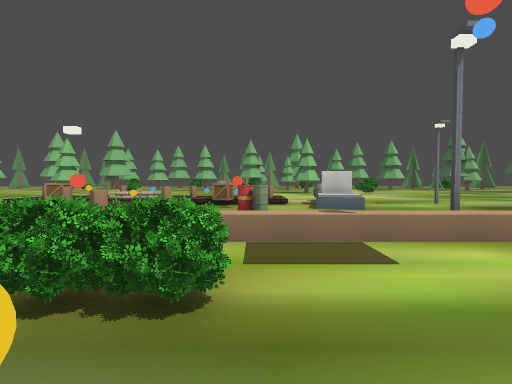
[1] (above)

16 first-person views from a walk through a level from a Godot 3-D game. The camera is 1.3 m above the floor, tilts 2° down and sees 85° across. The floor is counted in squares, 2 m on a side. Each view is taken from the middle of a square. On the plan, view 1 faces up. The plan holds only what a view shows up to about 9 squares ahead; the rest is blank. The place goes on beyond the plan. Door leaves are left out where a doorway can be walked through. Some surface patterns are stand-ins.

[2]
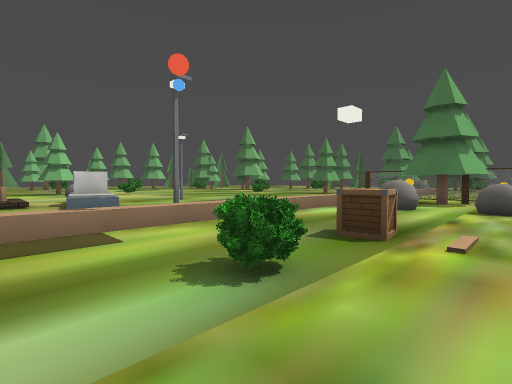

[3]
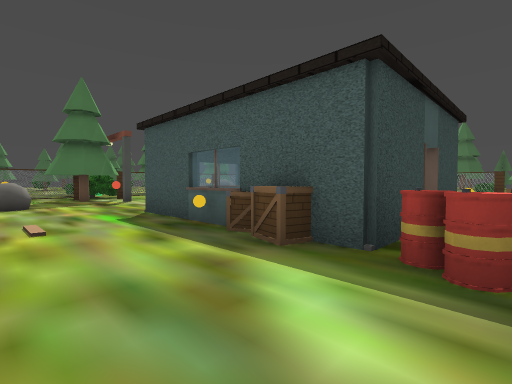

[4]
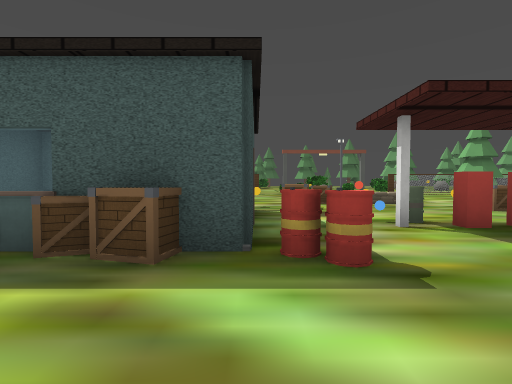

[5]
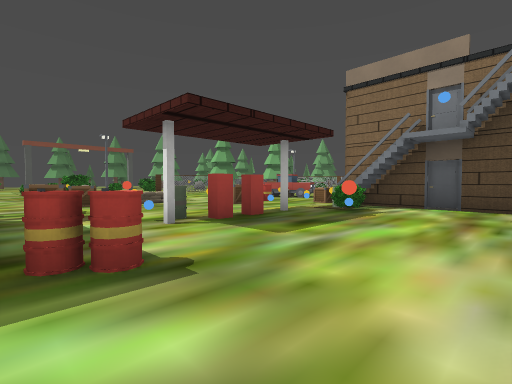

[6]
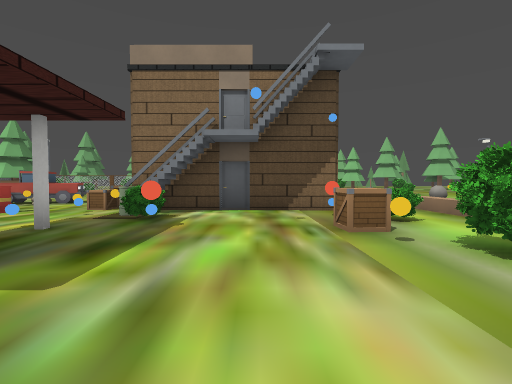

[7]
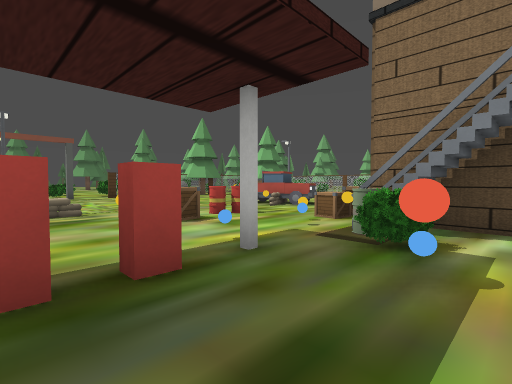

[8]
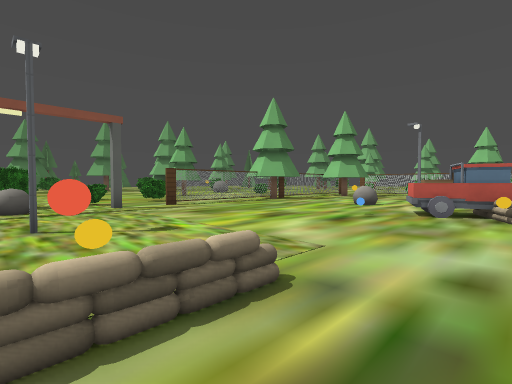

[9]
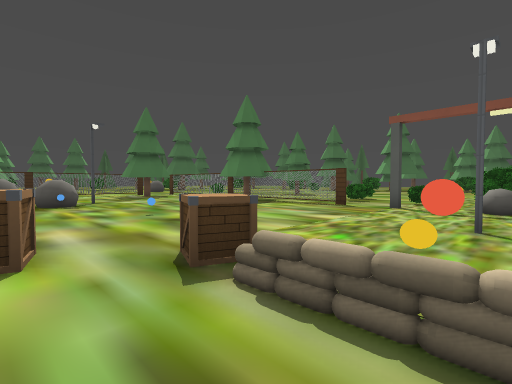

[10]
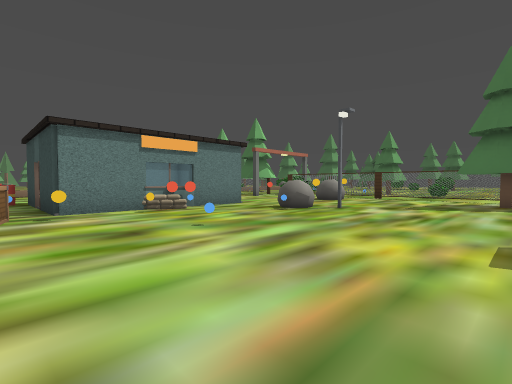

[11]
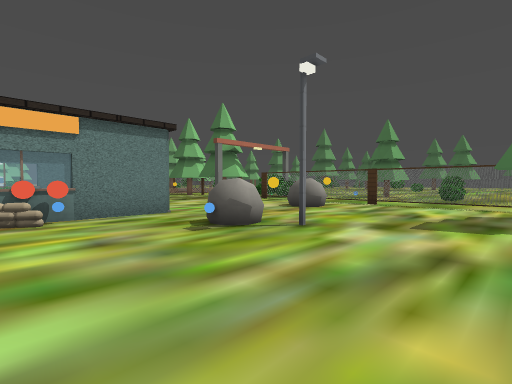

[12]
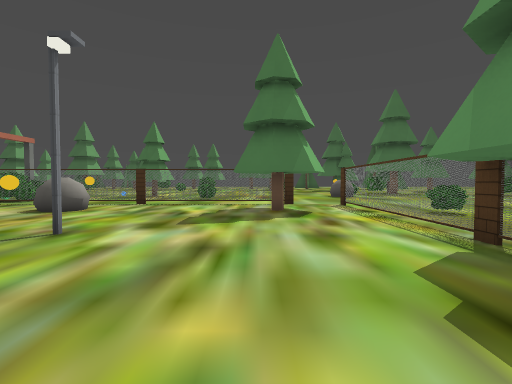

[13]
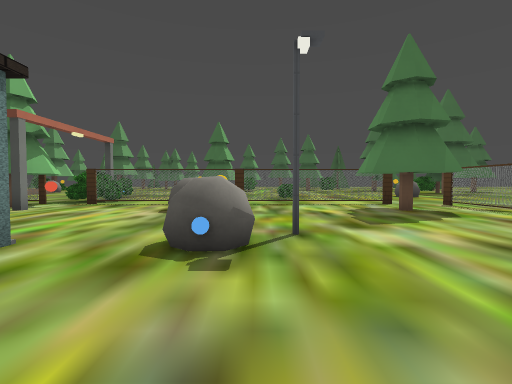

[14]
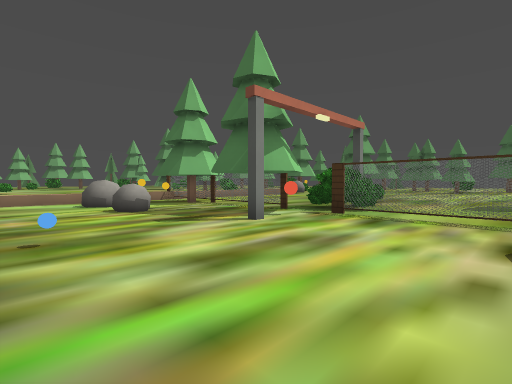

[15]
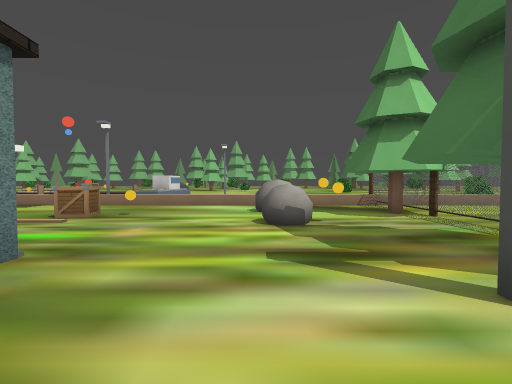

[16]
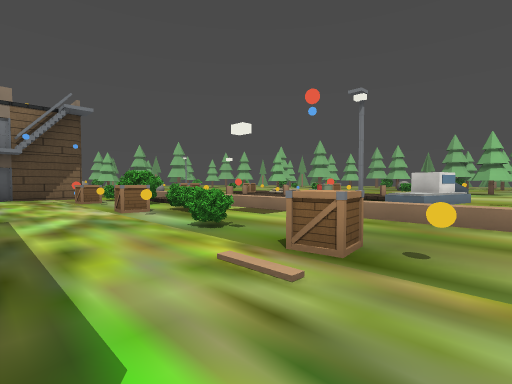

### Floor plan
Key: @ floor where view 1 was taken; # wall or solid block; x gap in a wall; . main floor; : floor 0.25 m higher than the main floor; / step, stairs or slope; D open door; = window, fence, low wall or low ledge; ^ raised ledge; C crate; B boat; P pole; A barrel; U bush; L boulder; T pine tree; H thing the floor can be seen under or through; R truck; O other object.
Columns run from 11 left of view 1 to 16 right of it. Each row starts with its distance up from view 1.
 10            =/
  9         =:C:/BB.PP.
  8        =:/O..BB.PP.
  7       #::#...B.....
  6        #  AO
  5
  4                          O
  3    ==     ===PP==== ==^^^^
  2     .U.UU.UU......LL.H...
  1     .UCCUCU.UUCC..L..TH.
  0    #..C..C.@U.C...LL..H.
 -1    #..............L..=.
 -2    # .#...OOC........T#.
 -3    ##U.....OCC###...#.UUO
 -4    C.A#xAA.D OO #..#..UU..
 -5    CC......D OO #.....=....
 -6   ..OCC....######....=......
 -7  R#.OC....CC.##....LL#=..OOO
 -8 .RR....=xC......LL.L.##   O
 -9 .R.....#.CC.....L.....#.
-10 L.....................=UU
-11 L......PP............==..
-12  ......PP..........TT.=
-13   .................TT#.
-14    =##.LL#...  T#=.==#.

Where each view was taken, in squares from view 1:
view 1: 0 up, 0 right, facing up
view 2: 1 down, 0 right, facing up-right
view 3: 0 up, 1 left, facing down-right
view 4: 0 up, 0 right, facing down
view 5: 0 up, 0 right, facing down-left
view 6: 1 down, 1 left, facing left
view 7: 2 down, 3 left, facing down-left
view 8: 7 down, 3 left, facing down-left
view 9: 7 down, 4 left, facing down-right
view 10: 13 down, 1 left, facing up-right
view 11: 12 down, 2 right, facing up-right
view 12: 12 down, 2 right, facing right
view 13: 9 down, 2 right, facing right
view 14: 7 down, 5 right, facing up-right
view 15: 5 down, 7 right, facing up
view 16: 2 down, 5 right, facing up-left
